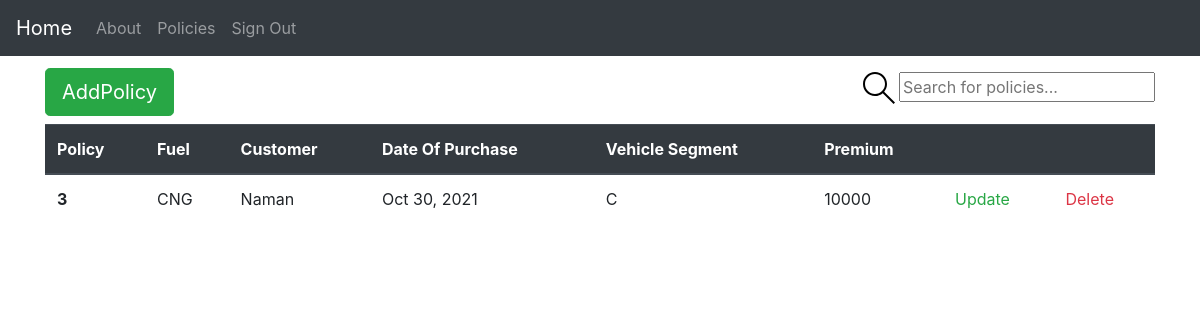
Before: /policies/ (signed in) with the older database file.
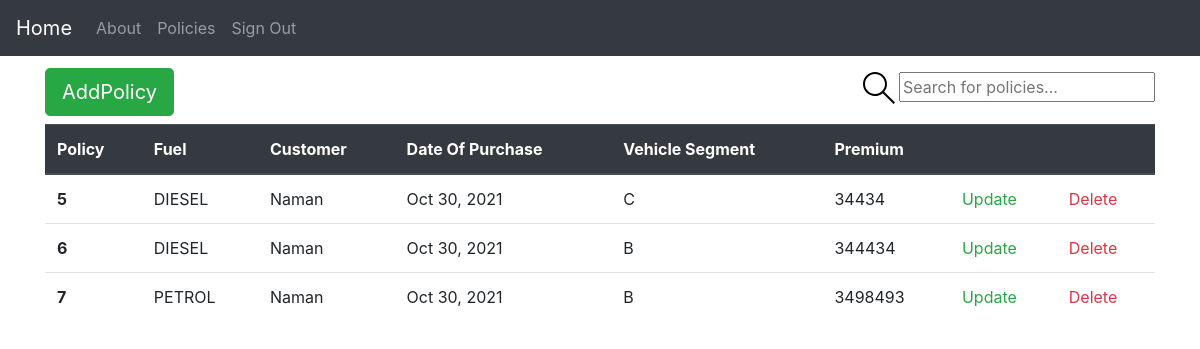
After: the same page with the newer database file.
### insurance/base/models.py (models this page shows, shortened)
class BaseModel(models.Model):
    created_at = models.DateTimeField(auto_now_add=True)
    updated_at = models.DateTimeField(auto_now=True)
    class Meta:
        abstract = True

class Policy(BaseModel):
    FUEL_CHOICES = (
        ("CNG", "cng"),
        ("DIESEL", "diesel"),
        ("PETROL", "petrol"),
    )
    VEHICLE_SEGMENT = (
        ("A", "A"),
        ("B", "B"),
        ("C", "C"),
    )
    fuel = models.CharField(max_length=50, choices=FUEL_CHOICES)
    customer = models.ForeignKey(
        Customer, related_name="policies", on_delete=models.CASCADE
    )
    vehicle_segment = models.CharField(max_length=50, choices=VEHICLE_SEGMENT)
    premium = models.IntegerField(
        validators=[MinValueValidator(0), MaxValueValidator(100000)]
    )
    class Meta:
        verbose_name = "Policy"
        verbose_name_plural = "Policies"
        ordering = ("created_at",)

class Customer(BaseModel):
    GENDER_CHOICES = (
        ("Male", "Male"),
        ("Female", "Female"),
        ("Other", "Other"),
    )
    INCOME_CHOICES = (
        ("0-25k", "0-$25k"),
        (">$70", ">$70K"),
        ("$25-$70", "$25-$70K"),
    )
    REGION_CHOICES = (
        ("east", "east"),
        ("west", "west"),
        ("south", "south"),
        ("north", "north"),
    )
    name = models.CharField(max_length=50)
    gender = models.CharField(max_length=50, choices=GENDER_CHOICES)
    income_group = models.CharField(max_length=50, choices=INCOME_CHOICES)
    region = models.CharField(max_length=50, choices=REGION_CHOICES)
    marital_status = models.BooleanField(default=False)
    class Meta:
        verbose_name = "Customer"
        verbose_name_plural = "Customers"

### insurance/base/views.py (the view)
# urls.py: path("", view=policy_view, name="policies"),
@login_required(login_url="account_login")
def policy_view(request):
    order_by = request.GET.get("order_by", "created_at")
    q = request.GET.get("q") if request.GET.get("q") is not None else ""
    policies = Policy.objects.filter(
        Q(id__icontains=q)
        | Q(customer__id__icontains=q)
        | Q(customer__name__icontains=q)
    ).order_by(order_by)
    context = {"policies": policies}
    return render(request, "policy/policies.html", context)

### insurance/utils/context_processors.py (called while the page is built)
def settings_context(_request):
    return {"DEBUG": settings.DEBUG}

### insurance/templates/policy/policies.html (shortened to what this page needs)
{% extends 'base.html' %}
{% block content %}
<div class="header">
  <a href="{% url 'base:createPolicy' %}" class="btn btn-success btn-lg my-2" role="button"
    aria-disabled="true">AddPolicy</a>
  <form class="header__search" method="GET" action="{% url 'base:policies' %}">
    <label>
      <input placeholder="Search for policies..." name="q" />
    </label>
  </form>
</div>
<table class="table">
  <thead class="thead-dark">
    <tr>
      <th scope="col"><a href="?order_by=id">Policy</a></th>
      <th scope="col"><a href="?order_by=fuel">Fuel</a></th>
      <th scope="col"><a href="?order_by=customer">Customer</a></th>
      <th scope="col"><a href="?order_by=created_at">Date Of Purchase</a></th>
      <th scope="col"><a href="?order_by=vehicle_segment">Vehicle Segment</a></th>
      <th scope="col"><a href="?order_by=premium">Premium</a></th>
      <th scope="col"></th>
      <th scope="col"></th>
    </tr>
  </thead>
  <tbody>
    {% for policy in policies %}
    <tr>
      <th scope="row">{{ policy.id }}</th>
      <td>{{policy.fuel}}</td>
      <td>{{policy.customer.name}}</td>
      <td>{{policy.created_at | date:"M d, Y" }}</td>
      <td>{{policy.vehicle_segment}}</td>
      <td>{{policy.premium}}</td>
      <td>
        <a href="{% url 'base:updatePolicy' policy.id %}" class="text-success">Update</a>
      </td>
      <td>
        <a href="{% url 'base:deletePolicy' policy.id %}" class="text-danger">Delete</a>
      </td>
    </tr>
    {% endfor %}
  </tbody>
</table>
{% endblock content %}

Changed rows visible on the page:
removed Policy: id "3", fuel "CNG", customer.name "Naman", created_at "Oct 30, 2021", vehicle_segment "C", premium "10000"
added Policy: id "5", fuel "DIESEL", customer.name "Naman", created_at "Oct 30, 2021", vehicle_segment "C", premium "34434"
added Policy: id "6", fuel "DIESEL", customer.name "Naman", created_at "Oct 30, 2021", vehicle_segment "B", premium "344434"
added Policy: id "7", fuel "PETROL", customer.name "Naman", created_at "Oct 30, 2021", vehicle_segment "B", premium "3498493"
